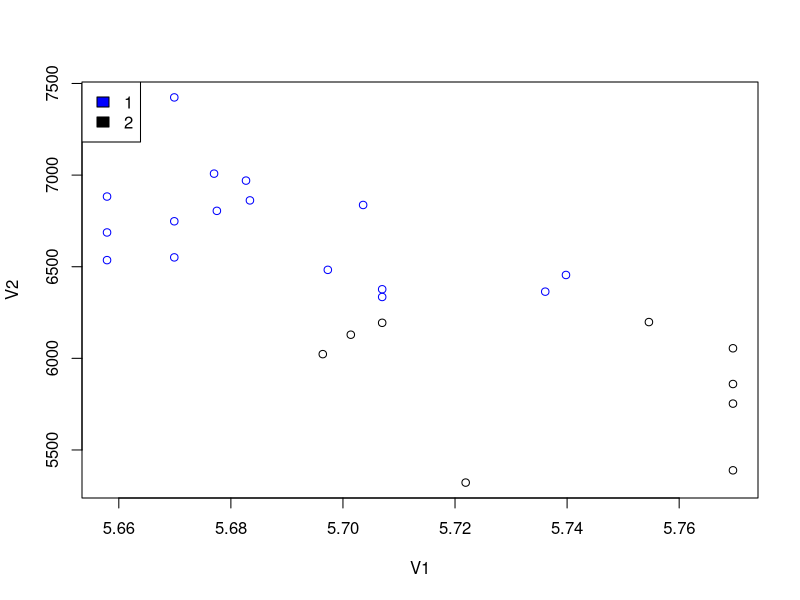
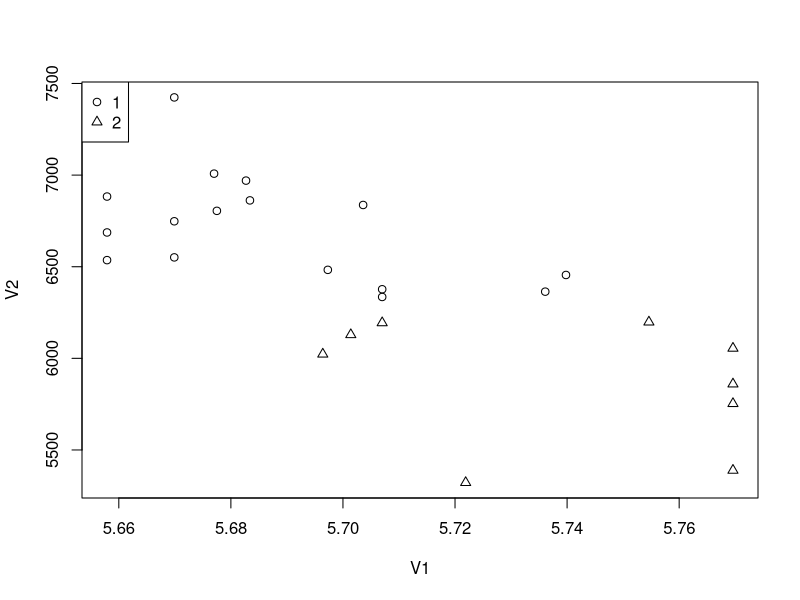
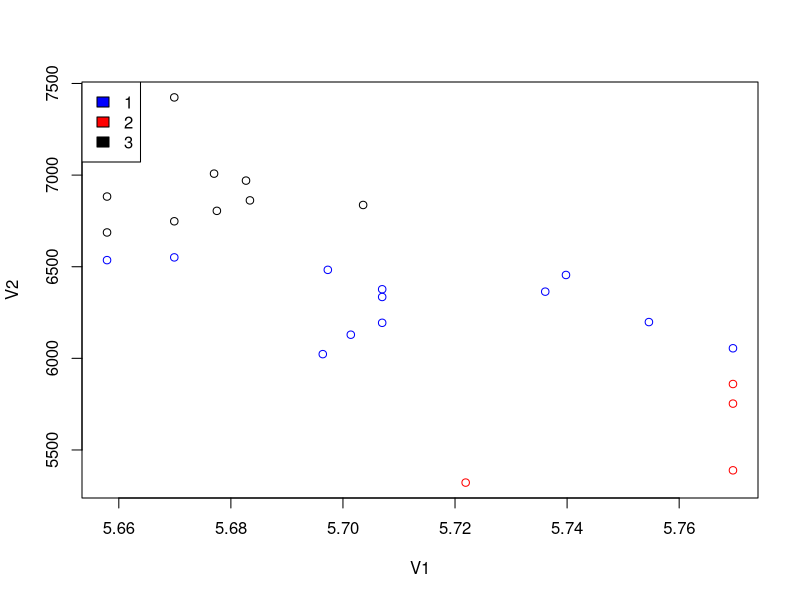
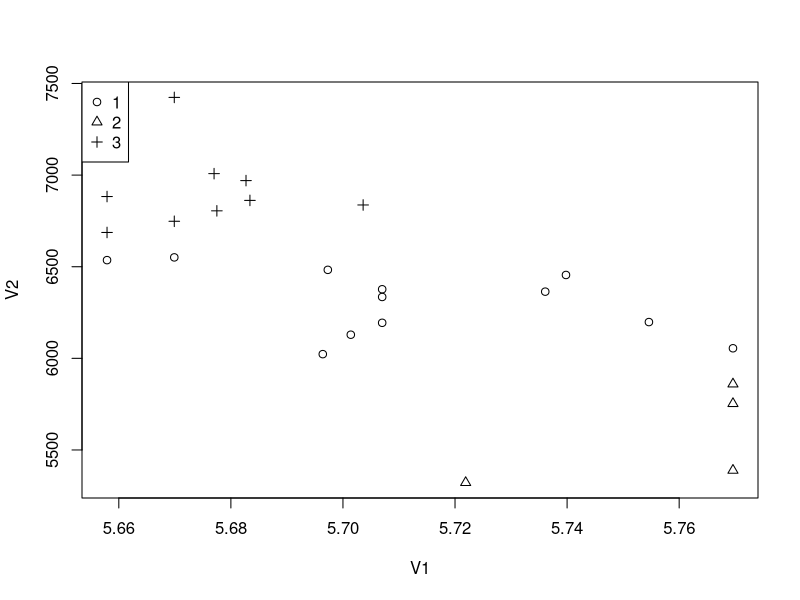

Write the R code that produced these figures, in order.
# Set output precision.
options(digits=5)

# Read the data from the file.
current_data <- read.table(file = "input_files/input_lab5.txt")

# ----------------------------------------------------------------------------
# Working with two clusters.

# Use K-means algorithm for dividing the data into two clusters.
two_clusters <- kmeans(current_data, 2)

# Print the number of points in the clusters.
table(two_clusters$cluster)

# Print the centers of the clusters.
two_clusters$centers

# Create two plots (dividing points by the color / form).
plot(current_data, col = ifelse(two_clusters$cluster == 1, "blue", "black"))
legend("topleft", legend = c("1", "2"), fill = c("blue", "black"))

plot(current_data, pch = ifelse(two_clusters$cluster == 1, 1, 2))
legend("topleft", legend = c("1", "2"), pch = c(1, 2))

# ----------------------------------------------------------------------------
# Working with three clusters.

# Use K-means algorithm for dividing the data into three clusters.
three_clusters <- kmeans(current_data, 3)

# Print the number of points in the clusters.
table(three_clusters$cluster)

# Print the centers of the clusters.
three_clusters$centers

# Create two plots (dividing points by the color / form).
plot(current_data, col = ifelse(three_clusters$cluster == 1, "blue",
                                ifelse(three_clusters$cluster == 2, "red",
                                       "black")))
legend("topleft", legend = c("1", "2", "3"), fill = c("blue", "red", "black"))

plot(current_data, pch = ifelse(three_clusters$cluster == 1, 1,
                                ifelse(three_clusters$cluster == 2, 2, 3)))
legend("topleft", legend = c("1", "2", "3"), pch = c(1, 2, 3))
